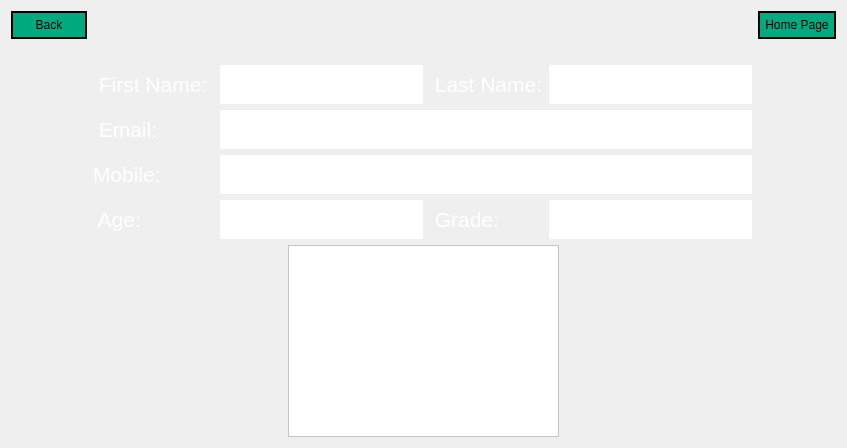
     <widget class="QWidget" name="page_8">
      <layout class="QGridLayout" name="gridLayout_10">
       <item row="2" column="0">
        <spacer name="horizontalSpacer_39">
         <property name="orientation">
          <enum>Qt::Horizontal</enum>
         </property>
         <property name="sizeHint" stdset="0">
          <size>
           <width>40</width>
           <height>20</height>
          </size>
         </property>
        </spacer>
       </item>
       <item row="2" column="1">
        <widget class="QTableWidget" name="tableWidget_stud1">
         <property name="styleSheet">
          <string notr="true">selection-background-color: rgb(0, 170, 127);
color: rgb(0, 0, 0);
background-color: rgb(255, 255, 255);
alternate-background-color: rgb(0, 170, 127);</string>
         </property>
         <property name="alternatingRowColors">
          <bool>true</bool>
         </property>
        </widget>
       </item>
       <item row="2" column="2">
        <spacer name="horizontalSpacer_95">
         <property name="orientation">
          <enum>Qt::Horizontal</enum>
         </property>
         <property name="sizeHint" stdset="0">
          <size>
           <width>40</width>
           <height>20</height>
          </size>
         </property>
        </spacer>
       </item>
       <item row="0" column="0" colspan="3">
        <layout class="QGridLayout" name="gridLayout">
         <item row="2" column="8" colspan="2">
          <widget class="QLineEdit" name="lineEdit_output_lastname_stud">
           <property name="font">
            <font>
             <pointsize>16</pointsize>
            </font>
           </property>
           <property name="styleSheet">
            <string notr="true">color: rgb(255, 255, 255);

border-width: 1px;        
  border-style: solid;
border-color: rgb(255, 255, 255);
  border-radius: 20px;
  padding:5px;</string>
           </property>
          </widget>
         </item>
         <item row="1" column="4">
          <spacer name="horizontalSpacer_38">
           <property name="orientation">
            <enum>Qt::Horizontal</enum>
           </property>
           <property name="sizeHint" stdset="0">
            <size>
             <width>40</width>
             <height>20</height>
            </size>
           </property>
          </spacer>
         </item>
         <item row="1" column="9">
          <spacer name="horizontalSpacer_2">
           <property name="orientation">
            <enum>Qt::Horizontal</enum>
           </property>
           <property name="sizeHint" stdset="0">
            <size>
             <width>40</width>
             <height>20</height>
            </size>
           </property>
          </spacer>
         </item>
         <item row="1" column="8">
          <spacer name="horizontalSpacer_29">
           <property name="orientation">
            <enum>Qt::Horizontal</enum>
           </property>
           <property name="sizeHint" stdset="0">
            <size>
             <width>40</width>
             <height>20</height>
            </size>
           </property>
          </spacer>
         </item>
         <item row="0" column="2">
          <widget class="QPushButton" name="pushButton_4">
           <property name="minimumSize">
            <size>
             <width>76</width>
             <height>0</height>
            </size>
           </property>
           <property name="styleSheet">
            <string notr="true">color: rgb(0, 0, 0);
background-color: rgb(0, 170, 127);
border-width: 2px;        
  border-style: solid;
  border-radius: 15px;
  padding:5px;</string>
           </property>
           <property name="text">
            <string>Back</string>
           </property>
          </widget>
         </item>
         <item row="2" column="3">
          <widget class="QLabel" name="label_14">
           <property name="font">
            <font>
             <pointsize>16</pointsize>
            </font>
           </property>
           <property name="styleSheet">
            <string notr="true">color: rgb(255, 255, 255);</string>
           </property>
           <property name="text">
            <string> First Name: </string>
           </property>
          </widget>
         </item>
         <item row="1" column="7">
          <spacer name="horizontalSpacer_75">
           <property name="orientation">
            <enum>Qt::Horizontal</enum>
           </property>
           <property name="sizeHint" stdset="0">
            <size>
             <width>40</width>
             <height>20</height>
            </size>
           </property>
          </spacer>
         </item>
         <item row="2" column="4" colspan="3">
          <widget class="QLineEdit" name="lineEdit_output_firstname_stud">
           <property name="minimumSize">
            <size>
             <width>180</width>
             <height>0</height>
            </size>
           </property>
           <property name="font">
            <font>
             <pointsize>16</pointsize>
            </font>
           </property>
           <property name="styleSheet">
            <string notr="true">color: rgb(255, 255, 255);

border-width: 1px;        
  border-style: solid;
border-color: rgb(255, 255, 255);
  border-radius: 20px;
  padding:5px;</string>
           </property>
          </widget>
         </item>
         <item row="3" column="3">
          <widget class="QLabel" name="label_16">
           <property name="font">
            <font>
             <pointsize>16</pointsize>
            </font>
           </property>
           <property name="styleSheet">
            <string notr="true">
color: rgb(255, 255, 255);</string>
           </property>
           <property name="text">
            <string> Email: </string>
           </property>
          </widget>
         </item>
         <item row="2" column="7">
          <widget class="QLabel" name="label_15">
           <property name="font">
            <font>
             <pointsize>16</pointsize>
            </font>
           </property>
           <property name="styleSheet">
            <string notr="true">color: rgb(255, 255, 255);</string>
           </property>
           <property name="text">
            <string> Last Name:</string>
           </property>
          </widget>
         </item>
         <item row="4" column="3">
          <widget class="QLabel" name="label_18">
           <property name="font">
            <font>
             <pointsize>16</pointsize>
            </font>
           </property>
           <property name="styleSheet">
            <string notr="true">color: rgb(255, 255, 255);</string>
           </property>
           <property name="text">
            <string>Mobile: </string>
           </property>
          </widget>
         </item>
         <item row="0" column="10">
          <widget class="QPushButton" name="pushButton_5">
           <property name="styleSheet">
            <string notr="true">color: rgb(0, 0, 0);
background-color: rgb(0, 170, 127);
border-width: 2px;        
  border-style: solid;
  border-radius: 15px;
  padding:5px;</string>
           </property>
           <property name="text">
            <string>Home Page</string>
           </property>
          </widget>
         </item>
         <item row="1" column="3">
          <spacer name="horizontalSpacer_31">
           <property name="orientation">
            <enum>Qt::Horizontal</enum>
           </property>
           <property name="sizeHint" stdset="0">
            <size>
             <width>40</width>
             <height>20</height>
            </size>
           </property>
          </spacer>
         </item>
         <item row="5" column="3">
          <widget class="QLabel" name="label_19">
           <property name="font">
            <font>
             <pointsize>16</pointsize>
            </font>
           </property>
           <property name="styleSheet">
            <string notr="true">color: rgb(255, 255, 255);</string>
           </property>
           <property name="text">
            <string> Age: </string>
           </property>
          </widget>
         </item>
         <item row="5" column="7">
          <widget class="QLabel" name="label_17">
           <property name="font">
            <font>
             <pointsize>16</pointsize>
            </font>
           </property>
           <property name="styleSheet">
            <string notr="true">color: rgb(255, 255, 255);</string>
           </property>
           <property name="text">
            <string> Grade: </string>
           </property>
          </widget>
         </item>
         <item row="5" column="8" colspan="2">
          <widget class="QLineEdit" name="lineEdit_output_grade_stud">
           <property name="sizePolicy">
            <sizepolicy hsizetype="Expanding" vsizetype="Fixed">
             <horstretch>0</horstretch>
             <verstretch>0</verstretch>
            </sizepolicy>
           </property>
           <property name="minimumSize">
            <size>
             <width>0</width>
             <height>0</height>
            </size>
           </property>
           <property name="maximumSize">
            <size>
             <width>16777215</width>
             <height>16777215</height>
            </size>
           </property>
           <property name="font">
            <font>
             <pointsize>16</pointsize>
            </font>
           </property>
           <property name="styleSheet">
            <string notr="true">color: rgb(255, 255, 255);

border-width: 1px;        
  border-style: solid;
border-color: rgb(255, 255, 255);
  border-radius: 20px;
  padding:5px;</string>
           </property>
          </widget>
         </item>
         <item row="5" column="4" colspan="3">
          <widget class="QLineEdit" name="lineEdit_output_age_stud">
           <property name="sizePolicy">
            <sizepolicy hsizetype="Expanding" vsizetype="Fixed">
             <horstretch>0</horstretch>
             <verstretch>0</verstretch>
            </sizepolicy>
           </property>
           <property name="maximumSize">
            <size>
             <width>16777215</width>
             <height>16777215</height>
            </size>
           </property>
           <property name="font">
            <font>
             <pointsize>16</pointsize>
            </font>
           </property>
           <property name="styleSheet">
            <string notr="true">color: rgb(255, 255, 255);

border-width: 1px;        
  border-style: solid;
border-color: rgb(255, 255, 255);
  border-radius: 20px;
  padding:5px;</string>
           </property>
          </widget>
         </item>
         <item row="4" column="4" colspan="6">
          <widget class="QLineEdit" name="lineEdit_output_mobile_stud">
           <property name="font">
            <font>
             <pointsize>16</pointsize>
            </font>
           </property>
           <property name="styleSheet">
            <string notr="true">color: rgb(255, 255, 255);

border-width: 1px;        
  border-style: solid;
border-color: rgb(255, 255, 255);
  border-radius: 20px;
  padding:5px;</string>
           </property>
          </widget>
         </item>
         <item row="3" column="4" colspan="6">
          <widget class="QLineEdit" name="lineEdit_output_email_stud">
           <property name="font">
            <font>
             <pointsize>16</pointsize>
            </font>
           </property>
           <property name="styleSheet">
            <string notr="true">color: rgb(255, 255, 255);

border-width: 1px;        
  border-style: solid;
border-color: rgb(255, 255, 255);
  border-radius: 20px;
  padding:5px;</string>
           </property>
          </widget>
         </item>
         <item row="1" column="5">
          <spacer name="horizontalSpacer_74">
           <property name="orientation">
            <enum>Qt::Horizontal</enum>
           </property>
           <property name="sizeHint" stdset="0">
            <size>
             <width>40</width>
             <height>20</height>
            </size>
           </property>
          </spacer>
         </item>
         <item row="0" column="5" colspan="3">
          <widget class="QLabel" name="label_13">
           <property name="maximumSize">
            <size>
             <width>200</width>
             <height>50</height>
            </size>
           </property>
           <property name="text">
            <string/>
           </property>
           <property name="pixmap">
            <pixmap resource="resources.qrc">:/img/img/333.png</pixmap>
           </property>
           <property name="scaledContents">
            <bool>true</bool>
           </property>
          </widget>
         </item>
        </layout>
       </item>
      </layout>
     </widget>
